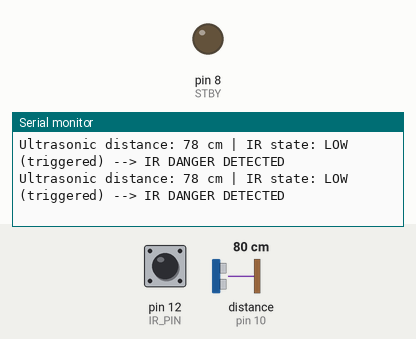
Simulated run of this sketch. Board: Arduino Uno, built with avr-gcc and run on an emulated ATmega328P. On the bench: output pins drawn as LEDs (lit = HIGH), the last lines printed to the serial monitor. Wiring (inferred from the names in the program): ultrasonic range finder: trigger pin 9; echo pin 10. The test bench sets the inputs (shaded band); at power-on: distance to the obstacle (sensor on pin 10) 80 cm, pin 12 (IR_PIN) LOW. The echo pulse lasts 58.3 µs per cm; pins used as bus, display or sensor lines are not drawn.

Above: at 1.2 s.
1.3 s: distance to the obstacle (sensor on pin 10) set to 250 cm
At 1.58 s:
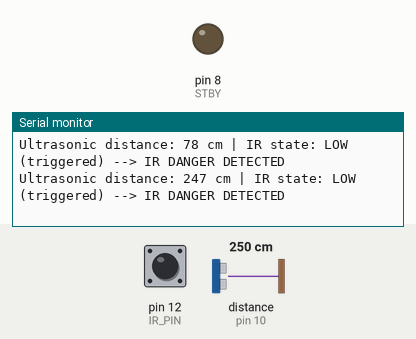
4.3 s: pin 12 (IR_PIN) driven HIGH
At 4.46 s:
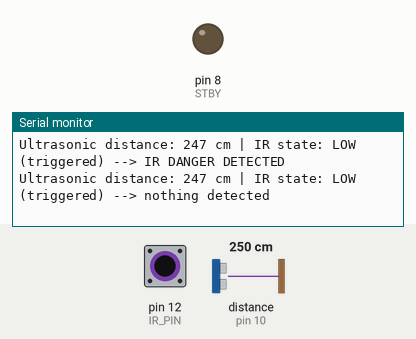
6.0 s: distance to the obstacle (sensor on pin 10) set to 2 cm
At 6.03 s:
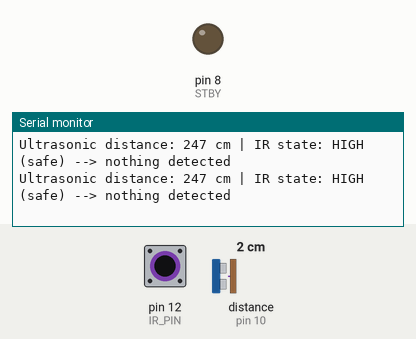
7.9 s: pin 12 (IR_PIN) driven LOW
At 8.11 s:
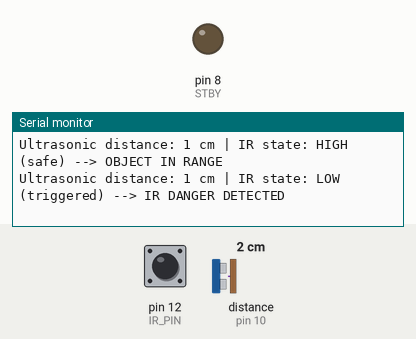
10.9 s: pin 12 (IR_PIN) pulsed HIGH 5 times (0.12 s each, 0.3 s apart)
At 11.71 s:
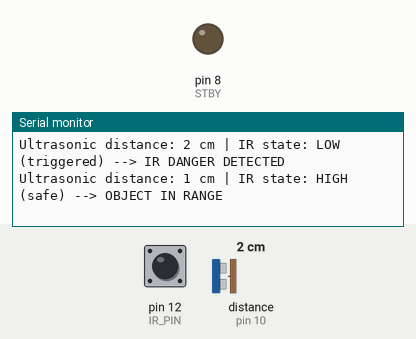
15.4 s: pin 12 (IR_PIN) pulsed HIGH 2 times (0.12 s each, 0.3 s apart)
At 15.96 s:
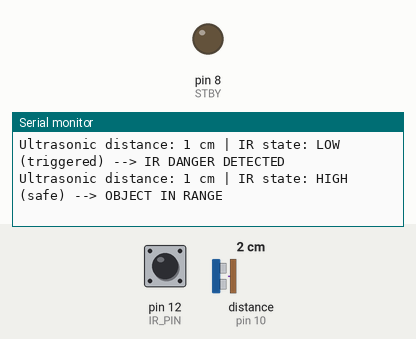
Timing chart, 0 to 18.4 s (numbered marks = the images above; inputs shaded):
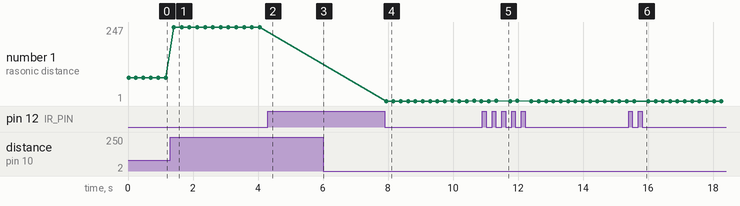

The sketch:

sketch_jan14b.ino
```cpp
// ===== MOTOR DRIVER (TB6612FNG) =====
#define STBY 8
#define PWMA 6
#define AIN1 2
#define AIN2 3
#define BIN1 4
#define BIN2 7
#define PWMB 5

// ===== SENSORS =====
#define TRIG_PIN 9
#define ECHO_PIN 10
#define IR_PIN 12   // MH-Sensor D0

// ===== CONSTANTS =====
#define ATTACK_DISTANCE 36.5   // cm
#define IR_CONFIRM_TIME 25     // ms

void setup() {
  // Motor pins (kept, but motors disabled)
  pinMode(STBY, OUTPUT);
  digitalWrite(STBY, LOW); // DISABLE motors for safety

  pinMode(TRIG_PIN, OUTPUT);
  pinMode(ECHO_PIN, INPUT);
  pinMode(IR_PIN, INPUT);

  Serial.begin(9600);
  Serial.println("Sensor debug started...");
}

// ===== ULTRASONIC =====
long getDistance() {
  digitalWrite(TRIG_PIN, LOW);
  delayMicroseconds(2);
  digitalWrite(TRIG_PIN, HIGH);
  delayMicroseconds(10);
  digitalWrite(TRIG_PIN, LOW);

  long duration = pulseIn(ECHO_PIN, HIGH, 25000);
  if (duration == 0) return -1; // no echo
  return duration * 0.034 / 2;
}

// ===== IR CONFIRMATION =====
bool dangerBelow() {
  unsigned long start = millis();
  while (millis() - start < IR_CONFIRM_TIME) {
    if (digitalRead(IR_PIN) == HIGH) {
      return false;
    }
  }
  return true;
}

void loop() {
  long distance = getDistance();
  int irState = digitalRead(IR_PIN);

  // ---- PRINT RAW SENSOR DATA ----
  Serial.print("Ultrasonic distance: ");
  if (distance == -1) {
    Serial.print("No echo");
  } else {
    Serial.print(distance);
    Serial.print(" cm");
  }

  Serial.print(" | IR state: ");
  Serial.print(irState == HIGH ? "HIGH (safe)" : "LOW (triggered)");

  // ---- INTERPRETATION ----
  if (irState == LOW && dangerBelow()) {
    Serial.print(" --> IR DANGER DETECTED");
  }
  else if (distance > 0 && distance <= ATTACK_DISTANCE) {
    Serial.print(" --> OBJECT IN RANGE");
  }
  else {
    Serial.print(" --> nothing detected");
  }

  Serial.println();
  delay(200);
}
```

Measured:
- after the input at 1.3 s, the serial monitor: prints a new line after 0.11 s (image 1)
- after the input at 7.9 s, the serial monitor: prints a new line at once (image 4)
- after the input at 10.9 s, the serial monitor: prints a new line after 0.65 s (image 5)
- after the input at 15.4 s, the serial monitor: prints a new line after 0.40 s (image 6)
- plotted number 1: 78 → 247 after the input at 1.3 s
